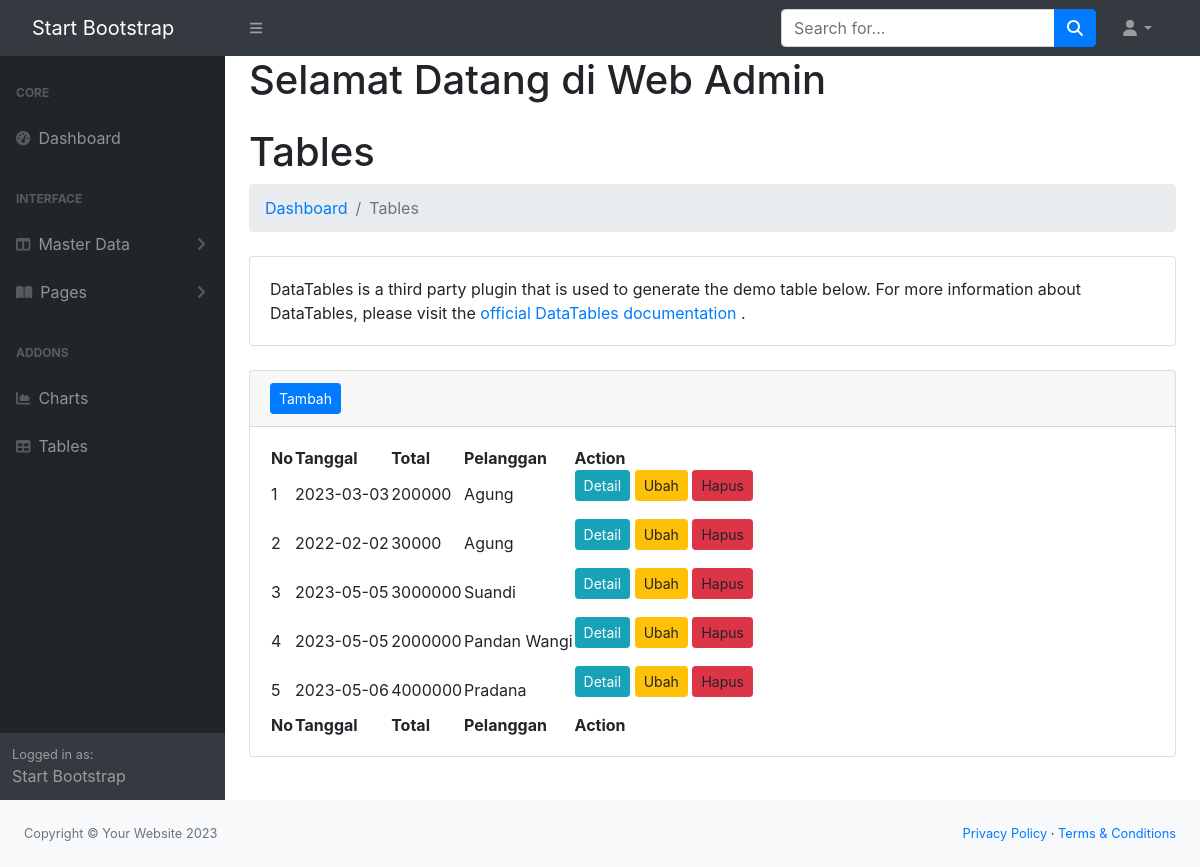
/admin/index.php?url=pesanan, run on an earlier commit of the app's database.
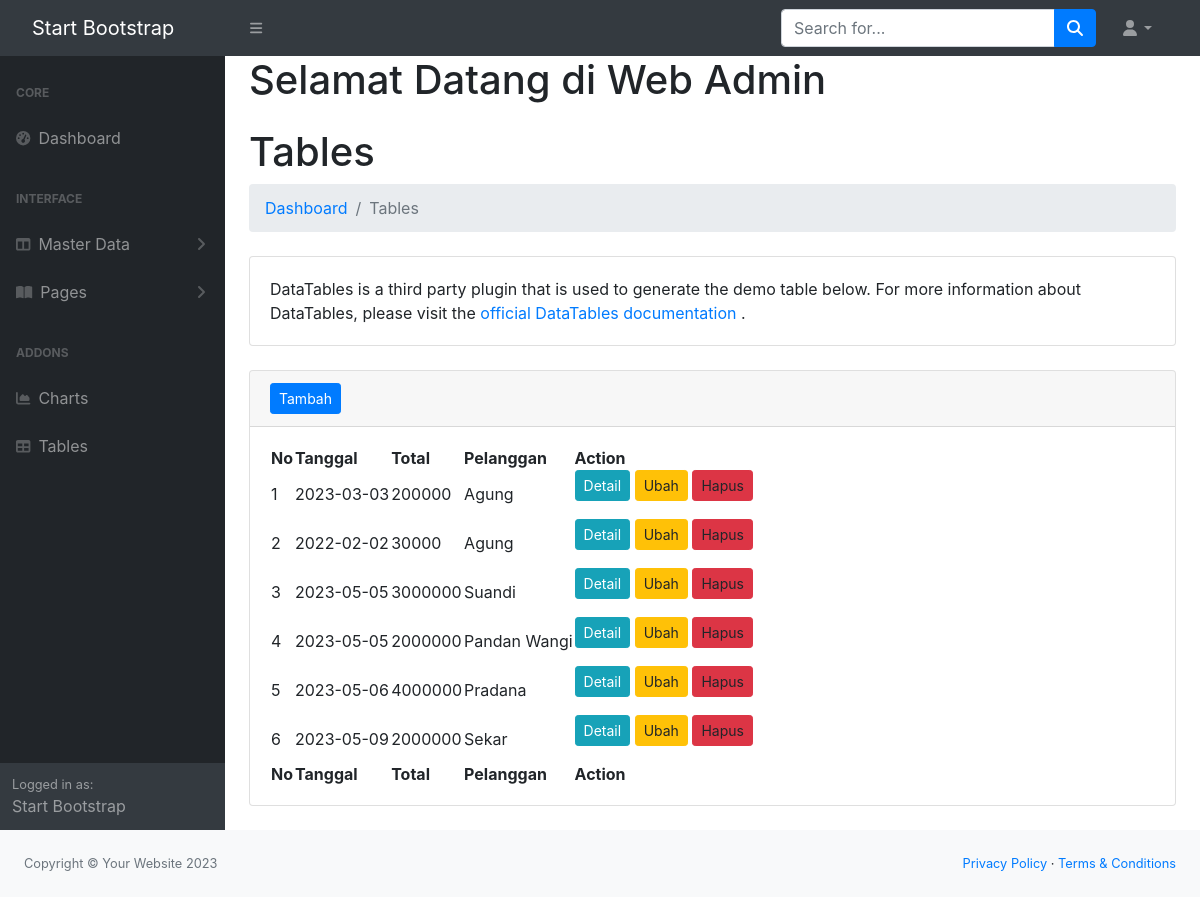
And on a later commit of the database.
### tables this page shows
CREATE TABLE `pesanan` (
  `id` int(11) NOT NULL,
  `tanggal` date DEFAULT NULL,
  `total` double DEFAULT NULL,
  `pelanggan_id` int(11) NOT NULL
);

CREATE TABLE `pelanggan` (
  `id` int(11) NOT NULL,
  `kode` varchar(10) DEFAULT NULL,
  `nama_pelanggan` varchar(50) DEFAULT NULL,
  `jk` char(1) DEFAULT NULL,
  `tmp_lahir` varchar(30) DEFAULT NULL,
  `tgl_lahir` date DEFAULT NULL,
  `email` varchar(30) DEFAULT NULL,
  `kartu_id` int(11) NOT NULL
);

### admin/models/Pesanan.php (called while the page is built, shortened)
<?php
class Pesanan {
 private $koneksi;
 public function __construct(){
    global $dbh;
    $this->koneksi = $dbh;
}
 public function dataPesanan(){
    $sql = "SELECT pesanan.*, pelanggan.nama_pelanggan as pelanggan FROM pesanan INNER JOIN
    pelanggan ON pelanggan.id = pesanan.pelanggan_id ";
    $ps = $this->koneksi->prepare($sql);
    $ps->execute();
    $rs = $ps->fetchAll();
    return $rs;
}
}
?>

### admin/pesanan.php (the view, shortened to what this page needs)
<?php
$model = new Pesanan();
$data_pesanan = $model->dataPesanan();
?>
                        <h1 class="mt-4">Tables</h1>
                        <ol class="breadcrumb mb-4">
                            <li class="breadcrumb-item"><a href="index.html">Dashboard</a></li>
                            <li class="breadcrumb-item active">Tables</li>
                        </ol>
                        <div class="card mb-4">
                            <div class="card-body">
                                DataTables is a third party plugin that is used to generate the demo table below. For more information about DataTables, please visit the
                                <a target="_blank" href="https://datatables.net/">official DataTables documentation</a>
                                .
                            </div>
                        </div>
                        <div class="card mb-4">
                            <div class="card-header">
                                <a href="index.php?url=pesanan_form" class="btn btn-primary btn-sm"> Tambah </a>
                            </div>
                            <div class="card-body">
                                <table id="datatablesSimple">
                                    <thead>
                                        <tr>
                                            <th>No</th>
                                            <th>Tanggal</th>
                                            <th>Total</th>
                                            <th>Pelanggan</th>
                                            <th>Action</th>
                                        </tr>
                                    </thead>
                                    <tfoot>
                                        <tr>
                                            <th>No</th>
                                            <th>Tanggal</th>
                                            <th>Total</th>
                                            <th>Pelanggan</th>
                                            <th>Action</th>
                                        </tr>
                                    </tfoot>
                                    <tbody>
                                        <?php
                                        $no = 1;
                                        foreach($data_pesanan as $row){
                                        ?>
                                        <tr>
                                            <td><?= $no ?></td>
                                            <td><?= $row['tanggal']?></td>
                                            <td><?= $row['total']?></td>
                                            <td><?= $row['pelanggan']?></td>
                                            <td>
                                                <form action="pesanan_controller.php" method="post">
                                                    <a class="btn btn-info btn-sm" href="index.php?url=pesanan_detail&id=<?= $row ['id'] ?>">Detail</a>
                                                    <a class="btn btn-warning btn-sm">Ubah</a>
                                                    <a class="btn btn-danger btn-sm">Hapus</a>
                                                </form>
                                            </td>
                                        </tr>
                                      <?php
                                        $no++;
                                    }
                                        ?>
                                    </tbody>
                                </table>
                            </div>
</div>
</div>

What changed in the data, as far as the page shows it:
added pesanan: tanggal "2023-05-09", total "2000000", pelanggan.nama_pelanggan "Sekar"
